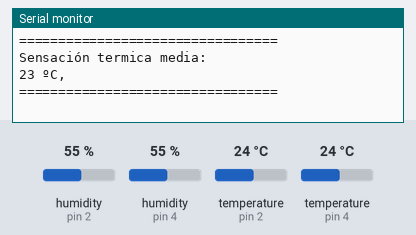
Simulated run of this sketch. Board: Arduino Uno, built with avr-gcc and run on an emulated ATmega328P. On the bench: the last lines printed to the serial monitor. The test bench sets the inputs (shaded band); at power-on: humidity (sensors on pin 2, pin 4) 55 %, temperature (sensors on pin 2, pin 4) 24 °C.

Above: at 8.8 s.
8.9 s: humidity (sensor on pin 2) set to 22 %
14.9 s: humidity (sensor on pin 4) set to 22 %
20.9 s: temperature (sensor on pin 2) set to 12 °C
At 25.7 s:
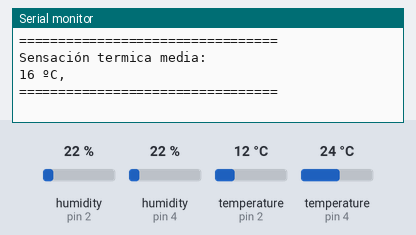
26.9 s: temperature (sensor on pin 4) set to 12 °C
At 29.8 s:
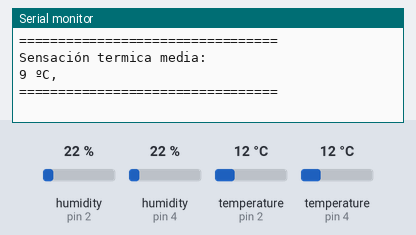
32.9 s: humidity (sensor on pin 2) set to 40 %
At 37.0 s:
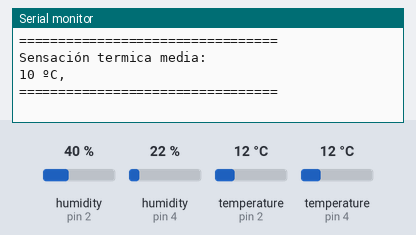
38.9 s: humidity (sensor on pin 4) set to 40 %
Timing chart, 0 to 41.9 s (numbered marks = the images above; inputs shaded):
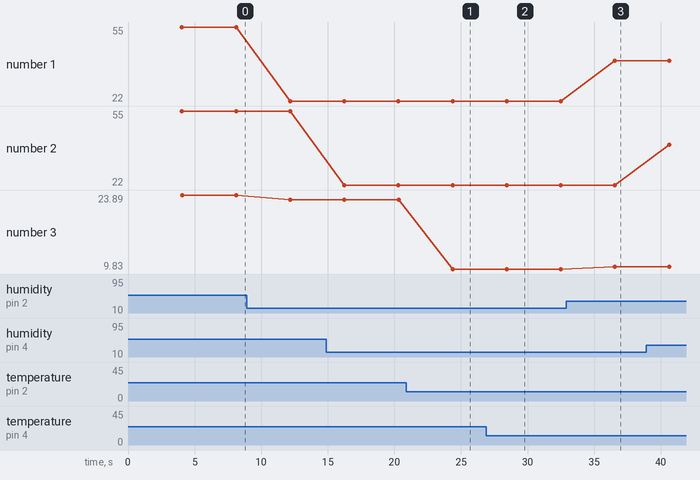

The sketch:

DHTtesterDEPURADO_2Sensores.ino
```cpp
// Pruebas de variso sensores DHT11 de temperatura/humedad
// Ha requerido las siguientes librerias de Arduino:
// - DHT Sensor Library: https://github.com/adafruit/DHT-sensor-library
// - Adafruit Unified Sensor Lib: https://github.com/adafruit/Adafruit_Sensor

#include "DHT.h"

#define DHTPINA 2     // El pin digital elegido para el DHT sensor 1
#define DHTPINB 4     // El pin digital elegido para el DHT sensor 2

#define DHTTYPE DHT11   // El tipo de sensores elegidos son DHT 11

// Initialize DHT sensor.

DHT dht1(DHTPINA, DHTTYPE);
DHT dht2(DHTPINB, DHTTYPE);


void setup() {
  Serial.begin(115200);
  Serial.println(F("Media temperaturas y humedad de dos sensores DHT11"));

  dht1.begin();
  dht2.begin();
}

void loop() {
  // Espero 4 segundos para cada una de las medidas.
  delay(4000);

// no se ha considerado ningún bucle del tipo for (float j = 0; j <= 1; j++) por tener unicamente dos sensores
// Tomar las lecturas de la temperatura lleva unos 250 milliseconds!

  float h1 = dht1.readHumidity();
  float h2 = dht2.readHumidity();
  // Leermos la temperatura en grados centigrados (the default)
  float t1 = dht1.readTemperature();
  float t2 = dht2.readTemperature();

// Chequeamos las lecturas por si hay algún error.
  if (isnan(h1) || isnan(t1)) {
    Serial.println(F("Error al leer desde el sensor DHT1!"));
    return;
  }

  if (isnan(h2) || isnan(t2)) {
    Serial.println(F("Error al leer desde el sensor DHT2!"));
    return;
  }

  // Sensación termica en Celsius (isFahreheit = false)
  float hic1 = dht1.computeHeatIndex(t1, h1, false);
  float hic2 = dht2.computeHeatIndex(t2, h2, false);

  Serial.print(F("Humidity 1: "));
  Serial.print(h1);
  Serial.print(F("%  Humidity 2: "));
  Serial.print(h2);
  Serial.println(F("% "));

  Serial.print(F("Temperature 1: "));
  Serial.print(t1);
  Serial.print(F("°C  Temperatura 2: "));
  Serial.print(t2);
  Serial.println(F("°C "));
  Serial.print(F("Sensación Térmica 1: "));
  Serial.print(hic1); Serial.print(F("°C "));
  Serial.print(F("Sensación Térmica 2: "));
  Serial.print(hic2); Serial.println(F("°C "));

  Serial.println("=================================");
 // calculamos la media de sensación termica entre los dos sensores

  float m = ( hic1 + hic2 )/ 2;
  Serial.println("Sensación termica media: ");
  Serial.print((int)m);
  Serial.println(" ºC, ");
  Serial.println("=================================");
  Serial.println(" ");
}
```

Measured:
- after the input at 20.9 s, the serial monitor: prints a new line after 3.5 s (image 1)
- after the input at 26.9 s, the serial monitor: prints a new line after 1.5 s (image 2)
- after the input at 32.9 s, the serial monitor: prints a new line after 3.7 s (image 3)
- plotted number 1: 55 → 22 after the input at 8.9 s, 22 → 40 after the input at 32.9 s
- plotted number 3: 23.89 → 23.03 after the input at 8.9 s, 23.03 → 9.83 after the input at 20.9 s, 9.83 → 10.3 after the input at 32.9 s
